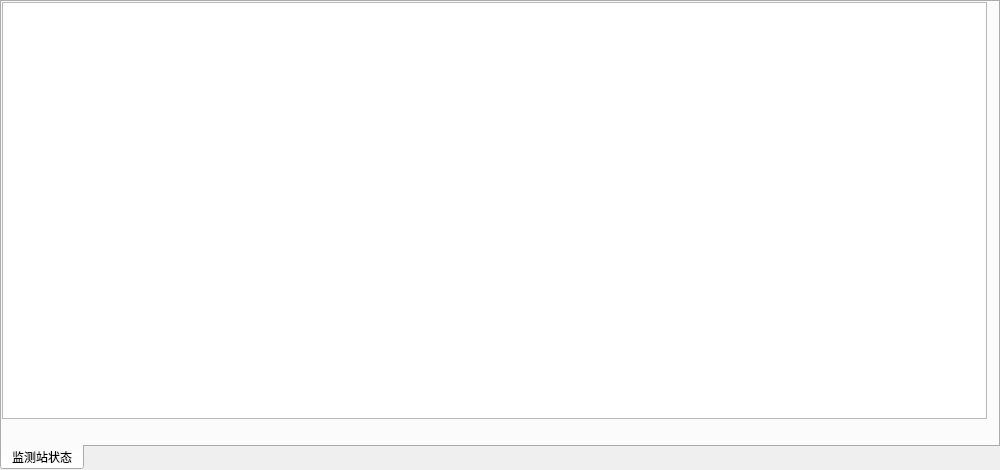
<?xml version="1.0" encoding="UTF-8"?>
<ui version="4.0">
 <class>StationMonitorWidget</class>
 <widget class="QTabWidget" name="StationMonitorWidget">
  <property name="geometry">
   <rect>
    <x>0</x>
    <y>0</y>
    <width>1000</width>
    <height>470</height>
   </rect>
  </property>
  <property name="windowTitle">
   <string>TabWidget</string>
  </property>
  <property name="tabPosition">
   <enum>QTabWidget::South</enum>
  </property>
  <property name="currentIndex">
   <number>0</number>
  </property>
  <widget class="QWidget" name="tab">
   <attribute name="title">
    <string>监测站状态</string>
   </attribute>
   <widget class="QGraphicsView" name="monitorView">
    <property name="geometry">
     <rect>
      <x>0</x>
      <y>0</y>
      <width>985</width>
      <height>417</height>
     </rect>
    </property>
   </widget>
  </widget>
 </widget>
 <resources/>
 <connections/>
</ui>
